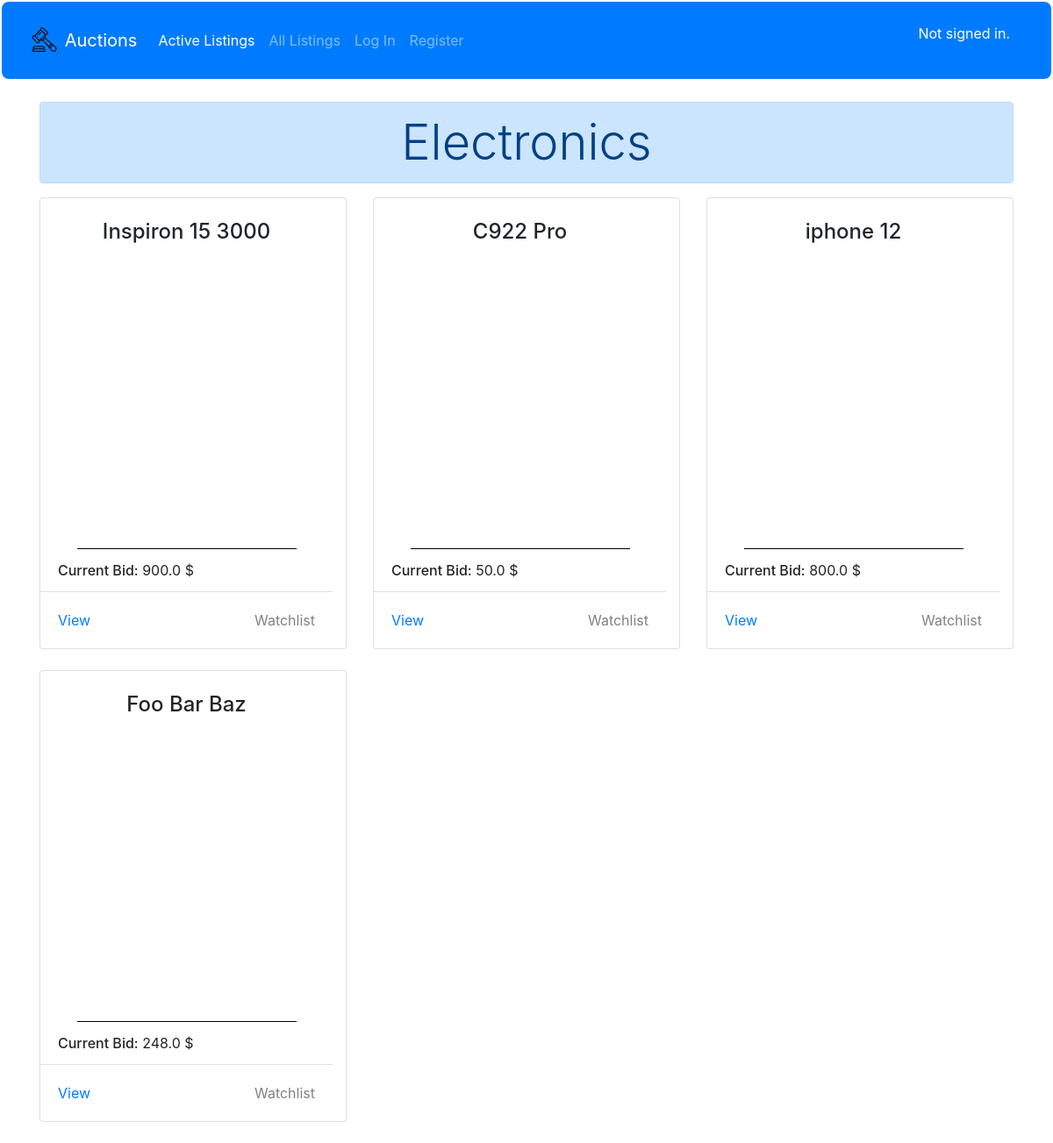
The app's page /categories/Electronics with its own data.
### auctions/models.py (models this page shows)
class Listings(models.Model):
    title = models.CharField(max_length=100)
    starting_bid = models.FloatField()
    image_url = models.TextField()
    category  = models.CharField(max_length=64)
    description = models.TextField()
    user = models.ForeignKey(User, on_delete=models.CASCADE, related_name="products")
    close = models.BooleanField(default=False)
    Watchlist = models.ManyToManyField(User,blank=True,related_name="Watchlist")

class Bid(models.Model):
    bid = models.FloatField()
    Which_bid = models.ManyToManyField(Listings,blank=True,related_name="bids")
    how_bid = models.ManyToManyField(User,blank=True,related_name="bids")
    bid_date = models.DateTimeField(auto_now_add=True, blank=True)

### auctions/views.py (the view)
# urls.py: path("categories/<str:name>", views.category, name="category"),
def category(request, name):
    categories_list = categories
    if name in categories:
        return render(request, "auctions/category.html",{
            "category":name,
            "products":Listings.objects.filter(category__icontains=name)
        })
    return render(request, "auctions/category.html",{
        "categories":categories_list,
        "products":Listings.objects.all()
    })

### auctions/templates/auctions/category.html (shortened to what this page needs)
{% extends "auctions/layout.html" %}
{% block body %}
  <br>
  <div class="container ">
    {% if categories %}
      <p style="border-top: 1px solid black;"></p>
    {% else %}
      <h1 class="text-center display-4 alert alert-primary">{{category}}</h1>
    {% endif %}
    <div class="row">
      {% for product in products %}
          <div class="col-lg-4 col-md-6 col-sm-12">
            <div style = "padding-right:15px;"class="card" style="width: 18rem;">
              <br><h4 class="card-title text-center">{{product.title}}</h4><br>
              <div style="border-bottom: 1px solid black;margin-left:auto;margin-right:auto;padding-bottom:10px;">
                <div style="height:300px;width:250px;background:url('{{product.image_url}}');background-position:50%;background-size:cover;margin-right:auto;margin-left:auto;">
                </div>
              </div>
                <ul class="list-group list-group-flush">
                  <li class="list-group-item"><h5 style="font-size:1rem;display:inline;">Current Bid:</h5>{% for p in product.bids.all %}{% if forloop.last %}  {{p.bid}} {% endif %} {% empty %} {{product.starting_bid}}{% endfor %} $</li>
                </ul>
                  <div class="card-body">
                    <a href="{% url 'item' product.id 0 %}" class="card-link">View</a>
                    {% if not  product.close %}
                      {% if user.is_authenticated and not  product in user.Watchlist.all or  not user.is_authenticated %}
                      <a href="{% url 'watchlist_controll' product.id  1 %}" {% if  not user.is_authenticated %} style="pointer-events:none;cursor:default;color:gray" {% endif %} class="card-link float-right">Watchlist</a>
                      {% else %}
                      <a href="{% url 'watchlist_controll' product.id 0 %}" class="card-link float-right">Remove Watchlist</a>
                      {% endif %}
                    {% else %}
                    <a style="pointer-events:none;cursor:default;color:#700c06;" class="card-link float-right">Closed</a>
                    {% endif %}
                  </div>
              </div><br>
            </div>
      {% endfor %}
    </div>
  </div>
{% endblock %}

### auctions/static/auctions/stylee.css (style rules this page uses)
.row { overflow: hidden; }
[class*="col-"] { margin-bottom: -99999px; padding-bottom: 99999px; }

### records on screen
Listings: title "Inspiron 15 3000", close "Watchlist"
Bid: bid "900.0"
Listings: title "C922 Pro", starting_bid "50.0", close "Watchlist"
Listings: title "iphone 12", close "Watchlist"
Bid: bid "800.0"
Listings: title "Foo Bar Baz", starting_bid "248.0", close "Watchlist"

### other values on screen
{{ category }} "Electronics"
